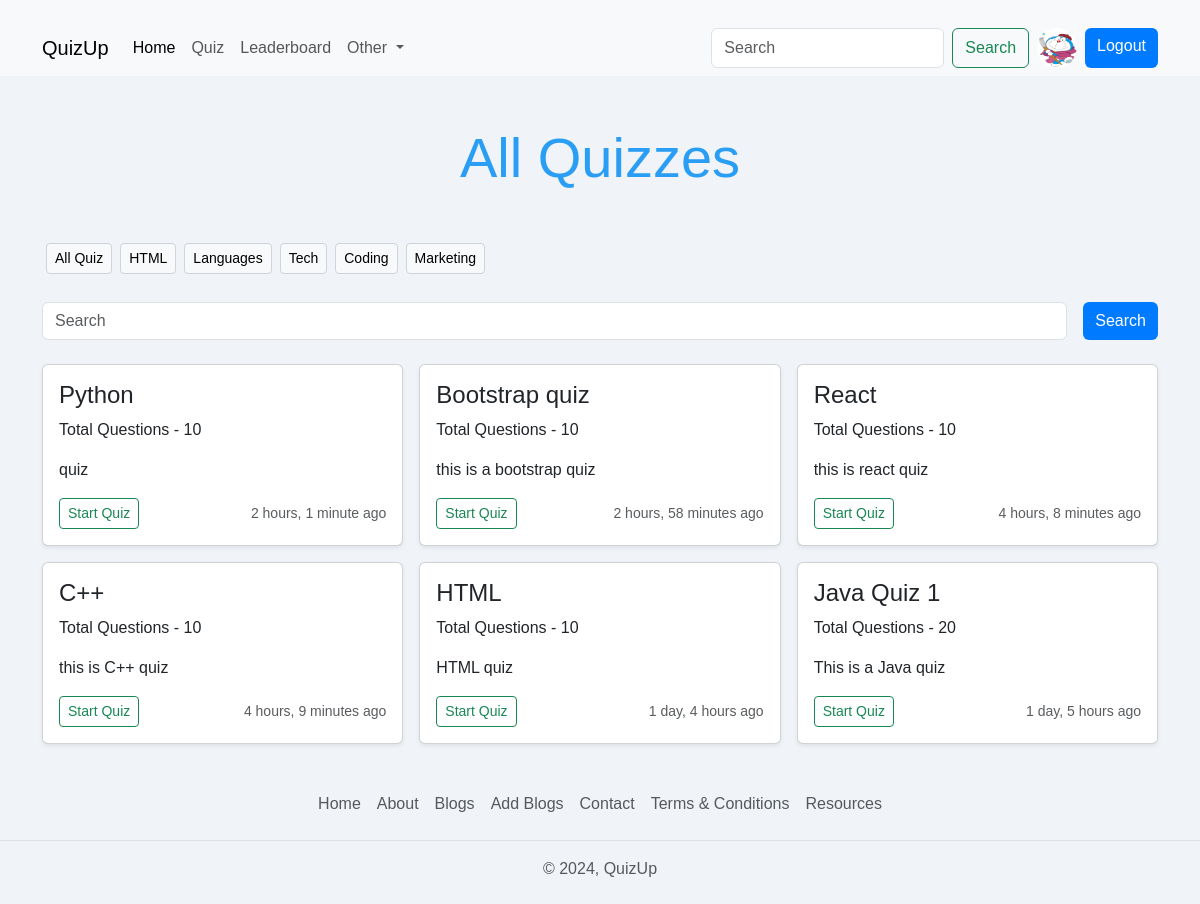
The page /quiz/all_quiz (signed in) on the database its author committed.
### account/models.py (models this page shows, shortened)
class Profile(models.Model):
    user = models.OneToOneField(User, on_delete=models.CASCADE, null=True, verbose_name='User Object') #verbose_name
    bio = models.TextField(blank=True, null=True)
    profile_img = models.ImageField(upload_to='profile_images', default='user.png', blank=True, null=True, verbose_name='Profile Pic')
    location = models.CharField(max_length=100, blank=True, null=True)
    GENDER = (
        ('Male', 'Male'),
        ('Female', 'Female'),
        ('Other', 'Other'),
    )
    gender = models.CharField(max_length=6, choices=GENDER, blank=True, null=True)

### quiz/models.py (models this page shows, shortened)
class Category(models.Model):
  name= models.CharField(max_length=15)
  class Meta:
    verbose_name_plural = 'Categories'

class Quiz(models.Model):
  title= models.CharField(max_length=255)
  description = models.TextField()
  category = models.ForeignKey(Category, on_delete=models.CASCADE)
  quiz_file = models.FileField(upload_to="quiz/")
  created_at = models.DateTimeField(auto_now_add=True)
  updated_at = models.DateTimeField(auto_now=True)
  class Meta:
    verbose_name_plural = 'Quizzes'

class Question(models.Model):
  quiz=models.ForeignKey(Quiz,on_delete=models.CASCADE)
  text = models.TextField()

### quiz/views.py (the view)
# urls.py: path('all_quiz', views.all_quiz_view, name='all_quiz'),
@login_required
def all_quiz_view(request):
    quizzes = Quiz.objects.order_by('-created_at')
    categories = Category.objects.all()
    context = {"quizzes": quizzes, "categories": categories}
    return render(request, 'all-quiz.html', context)

### templates/all-quiz.html (shortened to what this page needs)
{% extends 'index.html' %}
{% block content %}
<h1 class="display-4 text-center my-5">All Quizzes</h1>
<div class="container">
    <div class="d-flex flex-wrap">
        <a href="{% url 'all_quiz' %}" class="btn btn-sm btn-light m-1">All Quiz</a>
        {% for category in categories %}
        <a href="{% url 'search' category.name %}" class="btn btn-sm btn-light m-1">{{ category.name }}</a>
        {% endfor %}
    </div>
</div>
<form class="container d-flex my-4" role="search" method="get" action="{% url 'search' ' ' %}">
    <input name="q" class="form-control me-2" type="search" placeholder="Search" aria-label="Search">
    <button type="submit" class="btn btn-primary ms-2">Search</button>
</form>
<div class="container">
    <div class="row row-cols-1 row-cols-sm-1 row-cols-md-2 row-cols-lg-3 g-3">
        {% if quizzes|length > 0 %}
        {% for quiz in quizzes %}
        <div class="col">
            <div class="card shadow-sm">
                <div class="card-body">
                    <h4>{{ quiz.title }}</h4>
                    <p class="card-text">Total Questions - {{ quiz.question_set.all|length }}</p>
                    <p class="card-text">{{ quiz.description|truncatewords:7 }}</p>
                    <div class="d-flex justify-content-between align-items-center">
                        <div class="btn-group">
                            <a href="{% url 'quiz' quiz.id %}" class="btn btn-sm btn-outline-success">Start Quiz</a>
                        </div>
                        <small class="text-body-secondary">{{ quiz.created_at|timesince }} ago</small>
                    </div>
                </div>
            </div>
        </div>
        {% endfor %}
        {% else %}
        <div class="col-lg-12 col-md-12 col-12">
            <p class="text-center text-danger fs-5">There is no quiz available for this category or search.</p>
        </div>
        {% endif %}
    </div>
</div>
{% endblock content %}

### templates/components/navbar.html (shortened to what this page needs)
<nav class="navbar navbar-expand-lg bg-body-tertiary d-none d-lg-block">
    <div class="container">
        <a class="navbar-brand" href="{% url 'home' %}">QuizUp</a>
        <div class="collapse navbar-collapse" id="navbarSupportedContent">
            <ul class="navbar-nav me-auto mb-2 mb-lg-0">
                <li class="nav-item">
                    <a class="nav-link active" aria-current="page" href="{% url 'home' %}">Home</a>
                </li>
                <li class="nav-item">
                    <a class="nav-link" href="{% url 'all_quiz' %}">Quiz</a>
                </li>
                <li class="nav-item">
                    <a class="nav-link" href="{% url 'leaderboard' %}">Leaderboard</a>
                </li>
                <li class="nav-item dropdown">
                    <a class="nav-link dropdown-toggle" href="#" role="button" data-bs-toggle="dropdown"
                        aria-expanded="false">
                        Other
                    </a>
                </li>
            </ul>
            <form class="d-flex" role="search" action="{% url 'search_users' %}">
                <input class="form-control me-2" type="search" name="q" placeholder="Search" aria-label="Search">
                <button class="btn btn-outline-success" type="submit">Search</button>
                {% if request.user.is_authenticated %}
                <a href="{% url 'profile' request.user.username %}" data-bs-toggle="tooltip" data-bs-placement="bottom" data-bs-title="@{{request.user.username}}" class="mx-2">
                    <img src="{{request.user.profile.profile_img.url}}" class="rounded-circle" width="40" height="40" alt="profile_img">
                </a>
                <a href="{% url 'logout' %}" class="btn btn-primary">Logout</a>
                {% else %}
                <a href="{% url 'login' %}" class="btn btn-primary ms-2">Login</a>
                {% endif %}
            </form>
        </div>
    </div>
</nav>

### static/css/style.css (style rules this page uses)
body { background-color: #f0f4f8; color: #333333; font-family: Arial, sans-serif; }
.btn { transition: transform 0.2s ease, box-shadow 0.2s ease; }
.container { margin-top: 20px; }
.btn-light { background-color: #f8f9fa; border: 1px solid #ced4da; }
.card { transition: transform 0.2s; }
h1.display-4 { color: #2a9df4; }
.btn-primary { background-color: #007bff; border: none; }

### rows shown on the page
Category: name "HTML"
Category: name "Languages"
Category: name "Tech"
Category: name "Coding"
Category: name "Marketing"
Quiz: title "Python", question_set.all|length "10", description "quiz", created_at "2 hours, 1 minute"
Quiz: title "Bootstrap quiz", question_set.all|length "10", description "this is a bootstrap quiz", created_at "2 hours, 58 minutes"
Quiz: title "React", question_set.all|length "10", description "this is react quiz", created_at "4 hours, 8 minutes"
Quiz: title "C++", question_set.all|length "10", description "this is C++ quiz", created_at "4 hours, 9 minutes"
Quiz: title "HTML", question_set.all|length "10", description "HTML quiz", created_at "1 day, 4 hours"
Quiz: title "Java Quiz 1", question_set.all|length "20", description "This is a Java quiz", created_at "1 day, 5 hours"
